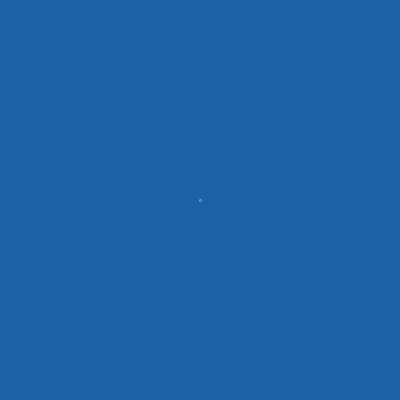
Frame 1 (no input)
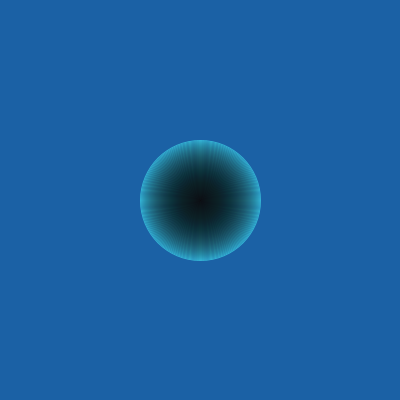
Frame 60 (the mouse pressed at the canvas centre just before this capture)
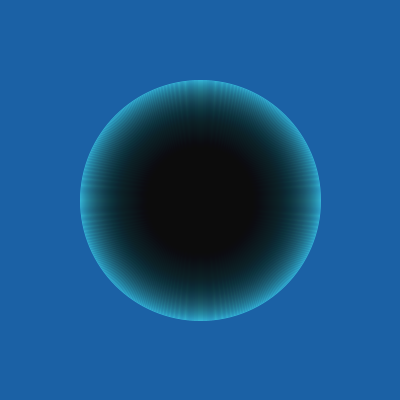
Frame 120 (the mouse held since frame 60 and released just before this capture)

The Processing sketch that drew these frames (run headless with seeded random() and noise(); from frame 60 on, the mouse is pressed at the canvas centre):

// Processing sketch: processing_70914
// ── processing_70914.pde

//Jinhe Weber, Computer Programming, Mods 16-17
int xPos = 2;
int change = 2;
void setup()
{
  size(400,400);
  stroke(51,178,211);
  noFill();
  background(27,97,165);
}
void draw()
{
  fill(0,0,0,10);
  ellipse(200,200,xPos,xPos);
  xPos = xPos + change;
  if (xPos > 600)
  {
    change = -2;
  }
  if (xPos < 0)
  {
    change = 2;
  }
}
